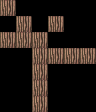

This is a level from a 2D game, rendered from its Tiled map with the project's own tilesets. A one-line summary and the complete map file follow:
An orthogonal 6x7 tile map with 16x16 px tiles, 1 tile layer (Tile Layer 1), 2 tilesets.

<map version="1.10" tiledversion="1.11.2" orientation="orthogonal" renderorder="right-down" width="6" height="7" tilewidth="16" tileheight="16" infinite="0" nextlayerid="2" nextobjectid="1">
 <tileset firstgid="1" source="Blocks.tsx" />
 <tileset firstgid="65" source="../Blocks.tsx" />
 <layer id="1" name="Tile Layer 1" width="6" height="7">
  <data encoding="csv">
11,0,0,0,0,0,
0,11,0,11,0,0,
11,11,11,0,0,0,
0,0,11,11,11,11,
0,0,11,0,0,0,
0,0,11,0,0,0,
0,0,11,0,0,0
</data>
 </layer>
</map>
